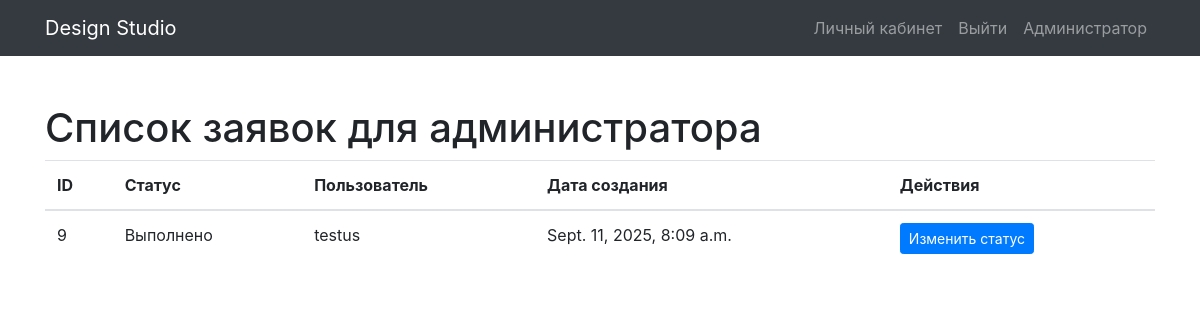
The page /requests/admin/requests/ (signed in) on the database as committed earlier.
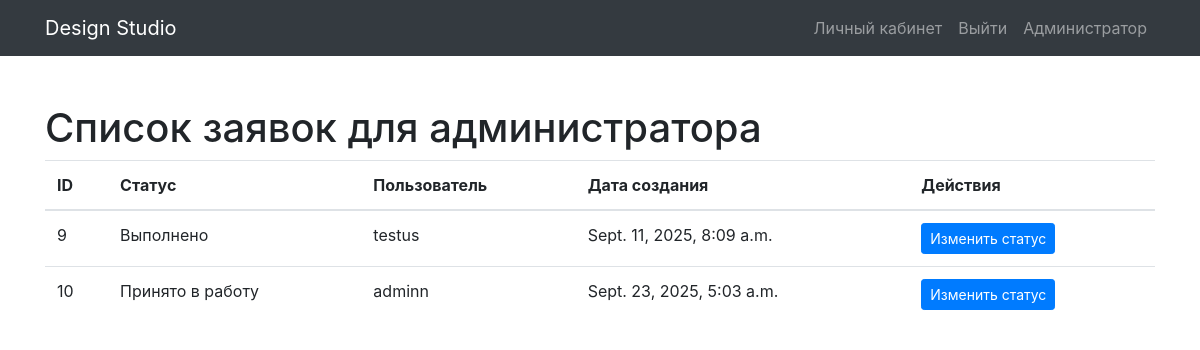
The same page on the database as committed later.
### apps/design/models.py (models this page shows)
class Request(models.Model):
    title = models.CharField(max_length=200)
    description = models.TextField()
    category = models.ForeignKey(Category, on_delete=models.CASCADE)
    photo = models.ImageField(upload_to='request_photos', null=True, blank=True)
    created_at = models.DateTimeField(auto_now_add=True)
    status = models.CharField(max_length=50, default='Новая')
    user = models.ForeignKey(User, on_delete=models.CASCADE)
    comment = models.TextField(null=True, blank=True)

### apps/design/views.py (the view)
# urls.py: path('admin/requests/', views.admin_request_list, name='admin_request_list'),
@login_required
@user_passes_test(lambda u: u.is_superuser)
def admin_request_list(request):
    requests = Request.objects.all()
    return render(request, 'admin_request_list.html', {'requests': requests})

### apps/design/templates/admin_request_list.html
{% extends 'base.html' %}
{% block content %}
<h1>Список заявок для администратора</h1>
<table class="table">
    <thead>
        <tr>
            <th>ID</th>
            <th>Статус</th>
            <th>Пользователь</th>
            <th>Дата создания</th>
            <th>Действия</th>
        </tr>
    </thead>
    <tbody>
        {% for request in requests %}
        <tr>
            <td>{{ request.id }}</td>
            <td>{{ request.status }}</td>
            <td>{{ request.user.username }}</td>
            <td>{{ request.created_at }}</td>
            <td>
                <a href="{% url 'request_detail' request_id=request.id %}" class="btn btn-primary btn-sm">Изменить статус</a>
            </td>
        </tr>
        {% empty %}
        <tr>
            <td colspan="5">Заявок не найдено.</td>
        </tr>
        {% endfor %}
    </tbody>
</table>
{% endblock %}

Rows that differ between the two databases and show on the page:
added Request: id "10", status "Принято в работу", user.username "adminn", created_at "Sept. 23, 2025, 5:03 a.m."
